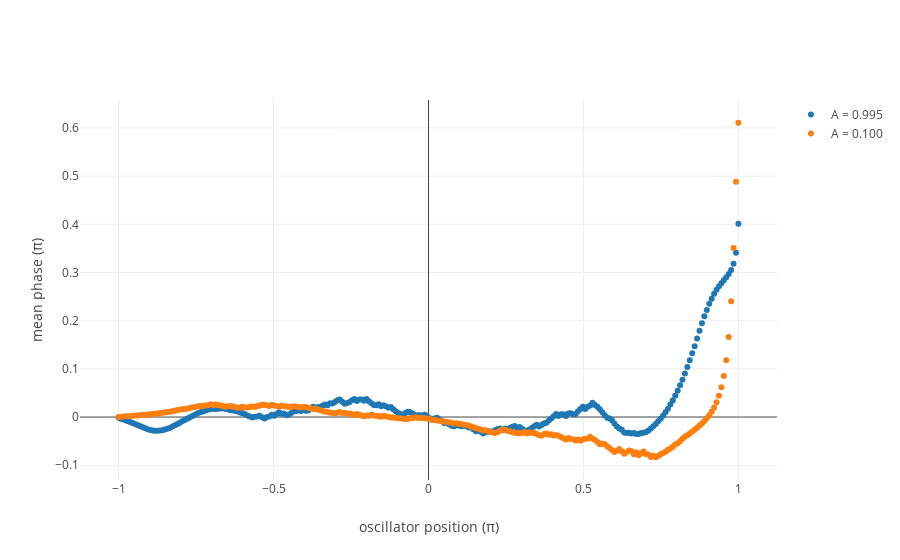

Write notebook code for a chart like this one.
### Code cell
layout = go.Layout(
    xaxis=dict(title='oscillator position (π)'),
    yaxis=dict(title='mean phase (π)'),
)

figure = go.Figure([
    go.Scatter(x=phi1 / np.pi, y=np.angle(order1.mean(axis=0)) / np.pi, mode='markers', name=f'A = 0.995'),
    go.Scatter(x=phi2 / np.pi, y=np.angle(order2.mean(axis=0)) / np.pi, mode='markers', name=f'A = 0.100'),
], layout)

py.iplot(figure)

### Figure 1 — Plotly figure (JSON) as saved in the notebook; plotly's stock layout.template omitted (floating-point values rounded to 4 significant figures; data arrays with more than 128 entries replaced by an {"elided": "..."} marker saying what was removed)
{"data": [{"mode": "markers", "name": "A = 0.995", "type": "scatter", "uid": "bb70cf61-6837-4f81-8ccc-d223b176b890", "x": {"elided": "256 float values"}, "y": {"elided": "256 float values"}}, {"mode": "markers", "name": "A = 0.100", "type": "scatter", "uid": "c8e5c14f-05e2-47ec-bb85-4953e4b00b85", "x": {"elided": "256 float values"}, "y": {"elided": "256 float values"}}], "layout": {"xaxis": {"title": "oscillator position (π)"}, "yaxis": {"title": "mean phase (π)"}}}
